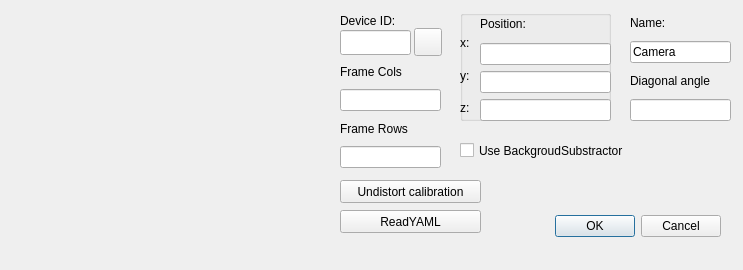
<?xml version="1.0" encoding="UTF-8"?>
<ui version="4.0">
 <class>AddCamera</class>
 <widget class="QDialog" name="AddCamera">
  <property name="windowModality">
   <enum>Qt::NonModal</enum>
  </property>
  <property name="geometry">
   <rect>
    <x>0</x>
    <y>0</y>
    <width>743</width>
    <height>270</height>
   </rect>
  </property>
  <property name="minimumSize">
   <size>
    <width>438</width>
    <height>180</height>
   </size>
  </property>
  <property name="windowTitle">
   <string>Camera</string>
  </property>
  <property name="modal">
   <bool>false</bool>
  </property>
  <widget class="QDialogButtonBox" name="buttonBox">
   <property name="geometry">
    <rect>
     <x>490</x>
     <y>210</y>
     <width>231</width>
     <height>32</height>
    </rect>
   </property>
   <property name="layoutDirection">
    <enum>Qt::LeftToRight</enum>
   </property>
   <property name="orientation">
    <enum>Qt::Horizontal</enum>
   </property>
   <property name="standardButtons">
    <set>QDialogButtonBox::Cancel|QDialogButtonBox::Ok</set>
   </property>
   <property name="centerButtons">
    <bool>false</bool>
   </property>
  </widget>
  <widget class="QWidget" name="layoutWidget">
   <property name="geometry">
    <rect>
     <x>630</x>
     <y>10</y>
     <width>101</width>
     <height>111</height>
    </rect>
   </property>
   <layout class="QVBoxLayout" name="verticalLayout_3">
    <item>
     <widget class="QLabel" name="nameLabel">
      <property name="text">
       <string>Name:</string>
      </property>
     </widget>
    </item>
    <item>
     <widget class="QLineEdit" name="name">
      <property name="text">
       <string>Camera</string>
      </property>
      <property name="maxLength">
       <number>16</number>
      </property>
     </widget>
    </item>
    <item>
     <widget class="QLabel" name="diagonalFovLabel">
      <property name="text">
       <string>Diagonal angle</string>
      </property>
     </widget>
    </item>
    <item>
     <widget class="QLineEdit" name="diagonalFov">
      <property name="autoFillBackground">
       <bool>false</bool>
      </property>
     </widget>
    </item>
   </layout>
  </widget>
  <widget class="QPushButton" name="Play_ID">
   <property name="geometry">
    <rect>
     <x>414</x>
     <y>28</y>
     <width>28</width>
     <height>28</height>
    </rect>
   </property>
   <property name="toolTip">
    <string>Turn on camera</string>
   </property>
   <property name="text">
    <string/>
   </property>
   <property name="icon">
    <iconset resource="../WebCamCap2.qrc">
     <normaloff>:/img/show_camera.ico</normaloff>:/img/show_camera.ico</iconset>
   </property>
   <property name="iconSize">
    <size>
     <width>20</width>
     <height>20</height>
    </size>
   </property>
   <property name="checkable">
    <bool>true</bool>
   </property>
   <property name="default">
    <bool>false</bool>
   </property>
   <property name="flat">
    <bool>false</bool>
   </property>
  </widget>
  <widget class="QLineEdit" name="usbId">
   <property name="geometry">
    <rect>
     <x>340</x>
     <y>30</y>
     <width>71</width>
     <height>25</height>
    </rect>
   </property>
  </widget>
  <widget class="QLabel" name="device">
   <property name="geometry">
    <rect>
     <x>340</x>
     <y>10</y>
     <width>91</width>
     <height>21</height>
    </rect>
   </property>
   <property name="text">
    <string>Device ID:</string>
   </property>
  </widget>
  <widget class="QGroupBox" name="groupBox">
   <property name="geometry">
    <rect>
     <x>460</x>
     <y>10</y>
     <width>151</width>
     <height>111</height>
    </rect>
   </property>
   <property name="title">
    <string/>
   </property>
   <widget class="QWidget" name="layoutWidget">
    <property name="geometry">
     <rect>
      <x>20</x>
      <y>0</y>
      <width>131</width>
      <height>111</height>
     </rect>
    </property>
    <layout class="QVBoxLayout" name="verticalLayout">
     <item>
      <widget class="QLabel" name="Position">
       <property name="text">
        <string>Position:</string>
       </property>
      </widget>
     </item>
     <item>
      <widget class="QLineEdit" name="X">
       <property name="inputMethodHints">
        <set>Qt::ImhDigitsOnly</set>
       </property>
      </widget>
     </item>
     <item>
      <widget class="QLineEdit" name="Y">
       <property name="inputMethodHints">
        <set>Qt::ImhDigitsOnly</set>
       </property>
      </widget>
     </item>
     <item>
      <widget class="QLineEdit" name="Z">
       <property name="inputMethodHints">
        <set>Qt::ImhDigitsOnly</set>
       </property>
      </widget>
     </item>
    </layout>
   </widget>
   <widget class="QWidget" name="layoutWidget">
    <property name="geometry">
     <rect>
      <x>0</x>
      <y>20</y>
      <width>16</width>
      <height>91</height>
     </rect>
    </property>
    <layout class="QVBoxLayout" name="verticalLayout_2">
     <item>
      <widget class="QLabel" name="x">
       <property name="text">
        <string>x:</string>
       </property>
      </widget>
     </item>
     <item>
      <widget class="QLabel" name="y">
       <property name="text">
        <string>y:</string>
       </property>
      </widget>
     </item>
     <item>
      <widget class="QLabel" name="z">
       <property name="text">
        <string>z:</string>
       </property>
      </widget>
     </item>
    </layout>
   </widget>
  </widget>
  <widget class="QWidget" name="verticalLayoutWidget">
   <property name="geometry">
    <rect>
     <x>340</x>
     <y>60</y>
     <width>101</width>
     <height>108</height>
    </rect>
   </property>
   <layout class="QVBoxLayout" name="verticalLayout_4">
    <item>
     <widget class="QLabel" name="FrameXLabel">
      <property name="text">
       <string>Frame Cols</string>
      </property>
     </widget>
    </item>
    <item>
     <widget class="QLineEdit" name="FrameX"/>
    </item>
    <item>
     <widget class="QLabel" name="FrameYLabel">
      <property name="text">
       <string>Frame Rows</string>
      </property>
     </widget>
    </item>
    <item>
     <widget class="QLineEdit" name="FrameY"/>
    </item>
   </layout>
  </widget>
  <widget class="QCheckBox" name="useBackgroundSub">
   <property name="geometry">
    <rect>
     <x>460</x>
     <y>140</y>
     <width>191</width>
     <height>21</height>
    </rect>
   </property>
   <property name="text">
    <string>Use BackgroudSubstractor</string>
   </property>
  </widget>
  <widget class="QLabel" name="warning">
   <property name="geometry">
    <rect>
     <x>350</x>
     <y>205</y>
     <width>201</width>
     <height>21</height>
    </rect>
   </property>
   <property name="palette">
    <palette>
     <active>
      <colorrole role="WindowText">
       <brush brushstyle="SolidPattern">
        <color alpha="255">
         <red>232</red>
         <green>0</green>
         <blue>0</blue>
        </color>
       </brush>
      </colorrole>
      <colorrole role="Text">
       <brush brushstyle="SolidPattern">
        <color alpha="255">
         <red>255</red>
         <green>0</green>
         <blue>0</blue>
        </color>
       </brush>
      </colorrole>
      <colorrole role="BrightText">
       <brush brushstyle="SolidPattern">
        <color alpha="255">
         <red>254</red>
         <green>246</green>
         <blue>255</blue>
        </color>
       </brush>
      </colorrole>
      <colorrole role="ButtonText">
       <brush brushstyle="SolidPattern">
        <color alpha="255">
         <red>252</red>
         <green>0</green>
         <blue>0</blue>
        </color>
       </brush>
      </colorrole>
      <colorrole role="ToolTipText">
       <brush brushstyle="SolidPattern">
        <color alpha="255">
         <red>255</red>
         <green>0</green>
         <blue>0</blue>
        </color>
       </brush>
      </colorrole>
     </active>
     <inactive>
      <colorrole role="WindowText">
       <brush brushstyle="SolidPattern">
        <color alpha="255">
         <red>232</red>
         <green>0</green>
         <blue>0</blue>
        </color>
       </brush>
      </colorrole>
      <colorrole role="Text">
       <brush brushstyle="SolidPattern">
        <color alpha="255">
         <red>255</red>
         <green>0</green>
         <blue>0</blue>
        </color>
       </brush>
      </colorrole>
      <colorrole role="BrightText">
       <brush brushstyle="SolidPattern">
        <color alpha="255">
         <red>254</red>
         <green>246</green>
         <blue>255</blue>
        </color>
       </brush>
      </colorrole>
      <colorrole role="ButtonText">
       <brush brushstyle="SolidPattern">
        <color alpha="255">
         <red>252</red>
         <green>0</green>
         <blue>0</blue>
        </color>
       </brush>
      </colorrole>
      <colorrole role="ToolTipText">
       <brush brushstyle="SolidPattern">
        <color alpha="255">
         <red>255</red>
         <green>0</green>
         <blue>0</blue>
        </color>
       </brush>
      </colorrole>
     </inactive>
     <disabled>
      <colorrole role="WindowText">
       <brush brushstyle="SolidPattern">
        <color alpha="255">
         <red>190</red>
         <green>190</green>
         <blue>190</blue>
        </color>
       </brush>
      </colorrole>
      <colorrole role="Text">
       <brush brushstyle="SolidPattern">
        <color alpha="255">
         <red>190</red>
         <green>190</green>
         <blue>190</blue>
        </color>
       </brush>
      </colorrole>
      <colorrole role="BrightText">
       <brush brushstyle="SolidPattern">
        <color alpha="255">
         <red>254</red>
         <green>246</green>
         <blue>255</blue>
        </color>
       </brush>
      </colorrole>
      <colorrole role="ButtonText">
       <brush brushstyle="SolidPattern">
        <color alpha="255">
         <red>190</red>
         <green>190</green>
         <blue>190</blue>
        </color>
       </brush>
      </colorrole>
      <colorrole role="ToolTipText">
       <brush brushstyle="SolidPattern">
        <color alpha="255">
         <red>255</red>
         <green>0</green>
         <blue>0</blue>
        </color>
       </brush>
      </colorrole>
     </disabled>
    </palette>
   </property>
   <property name="font">
    <font>
     <weight>75</weight>
     <bold>true</bold>
    </font>
   </property>
   <property name="text">
    <string/>
   </property>
  </widget>
  <widget class="QtOpenCVViewerGl" name="glImage" native="true">
   <property name="geometry">
    <rect>
     <x>10</x>
     <y>0</y>
     <width>320</width>
     <height>240</height>
    </rect>
   </property>
  </widget>
  <widget class="QPushButton" name="calibButton">
   <property name="geometry">
    <rect>
     <x>340</x>
     <y>180</y>
     <width>141</width>
     <height>23</height>
    </rect>
   </property>
   <property name="text">
    <string>Undistort calibration</string>
   </property>
  </widget>
  <widget class="QPushButton" name="readYAML">
   <property name="geometry">
    <rect>
     <x>340</x>
     <y>210</y>
     <width>141</width>
     <height>23</height>
    </rect>
   </property>
   <property name="text">
    <string>ReadYAML</string>
   </property>
  </widget>
 </widget>
 <customwidgets>
  <customwidget>
   <class>QtOpenCVViewerGl</class>
   <extends>QWidget</extends>
   <header>qtopencvviewergl.h</header>
   <container>1</container>
  </customwidget>
 </customwidgets>
 <resources>
  <include location="../WebCamCap2.qrc"/>
 </resources>
 <connections>
  <connection>
   <sender>buttonBox</sender>
   <signal>rejected()</signal>
   <receiver>AddCamera</receiver>
   <slot>reject()</slot>
   <hints>
    <hint type="sourcelabel">
     <x>316</x>
     <y>260</y>
    </hint>
    <hint type="destinationlabel">
     <x>286</x>
     <y>274</y>
    </hint>
   </hints>
  </connection>
  <connection>
   <sender>Play_ID</sender>
   <signal>clicked(bool)</signal>
   <receiver>usbId</receiver>
   <slot>setDisabled(bool)</slot>
   <hints>
    <hint type="sourcelabel">
     <x>295</x>
     <y>105</y>
    </hint>
    <hint type="destinationlabel">
     <x>220</x>
     <y>105</y>
    </hint>
   </hints>
  </connection>
 </connections>
</ui>
